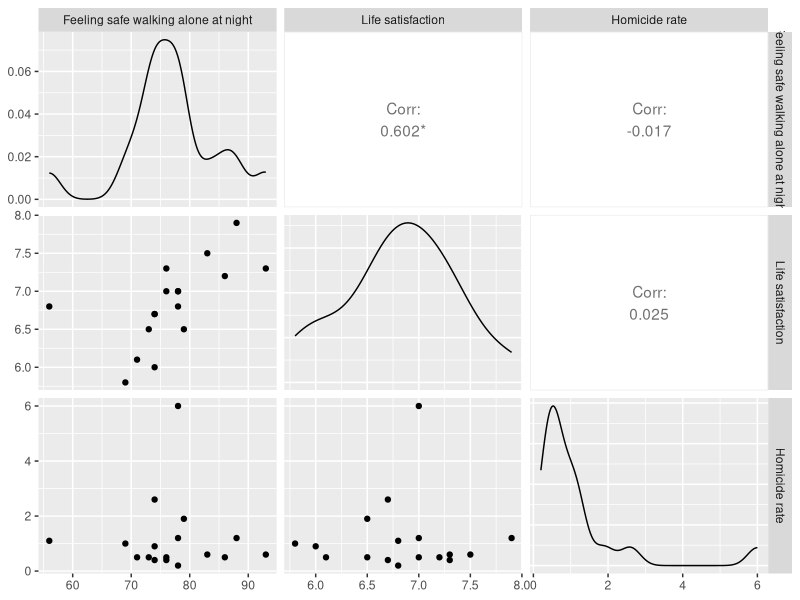

Write R code to recreate this figure.
## ---- chunk 1
knitr::opts_chunk$set(cache = FALSE, echo = TRUE, message = FALSE, warning = FALSE)
## ---- chunk 2
library(tidyverse)
library(here)
betterlifeindex <- readr::read_csv(here("data/betterlifeindex.csv"))
## ---- chunk 3
betterlifeindex <- subset(betterlifeindex, select = -c(1, 3, 5:7, 9:14, 16:17))
## ---- chunk 4
betterlifeindex_wide <- pivot_wider(betterlifeindex, names_from = "Indicator", values_from = "Value")
betterlifeindex_wide
## ---- chunk 5
betterlifeindex <- betterlifeindex_wide
## ---- chunk 6

betterlifeindex_na <- betterlifeindex %>% 
  drop_na()
## ---- chunk 7
betterlifeindex_na %>%
  select(`Feeling safe walking alone at night`, `Life satisfaction`, `Homicide rate`) %>%
  GGally::ggpairs()
